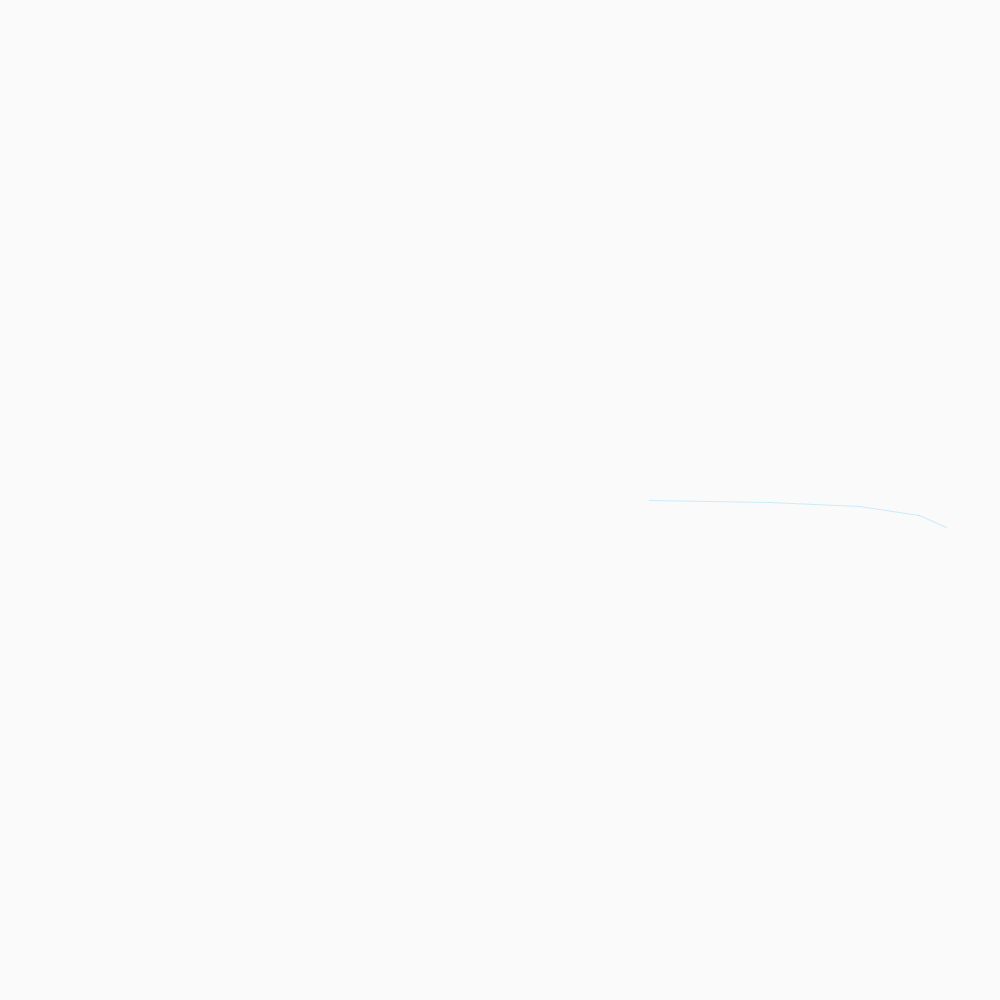
Frame 1 (no input)
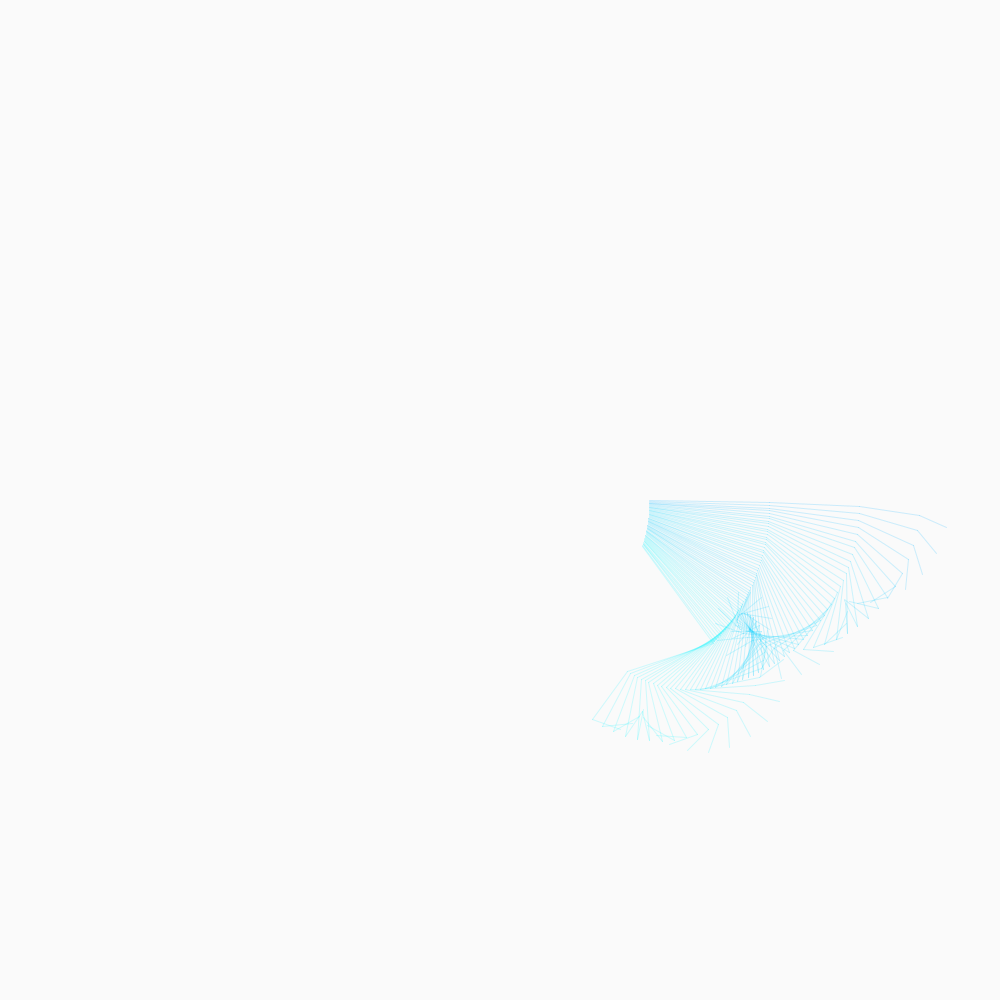
Frame 60 (the mouse pressed at the canvas centre just before this capture)
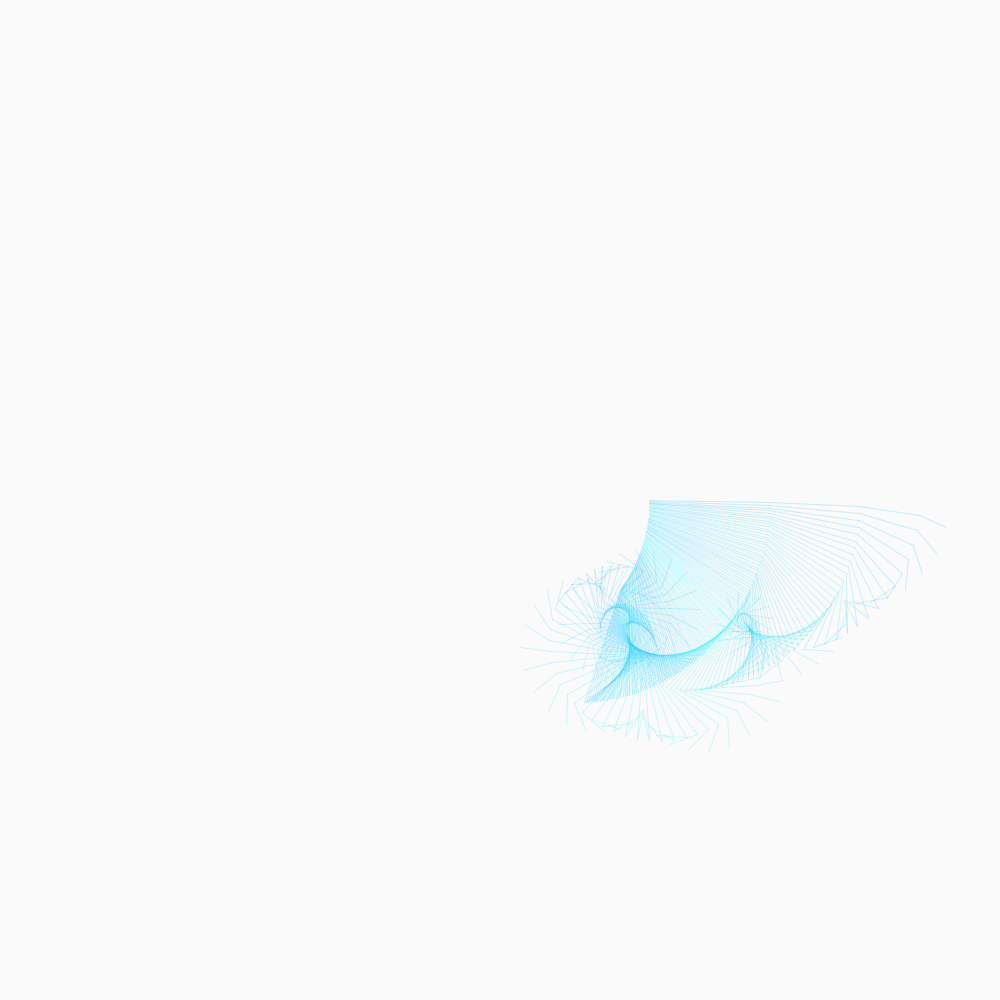
Frame 120 (the mouse held since frame 60 and released just before this capture)

The Processing sketch that drew these frames (run headless with seeded random() and noise(); from frame 60 on, the mouse is pressed at the canvas centre):

// Processing sketch: processing_154127
// ── processing_154127.pde

float raggio1 = 150;   // lunghezza del 1Â° segmento
float raggio2 = 120;   // lunghezza del 2Â° segmento
float raggio3 = 90;    // lunghezza del 3Â° segmento
float raggio4 = 60;     // lunghezza del 4Â° segmento
float raggio5 = 30;


float passoAngolo1 = PI/600;  // velocita' di rotazione del 1Â° segmento
float passoAngolo2 = PI/200;  // velocita' di rotazione del 2Â° segmento
float passoAngolo3 = PI/66.6666666666666666666666666666666666666666666666666666666666666666666666666667;
float passoAngolo4 = PI/22.2222222222222222222222222222222222222222222222222222222222222222222222222223;
float passoAngolo5 = PI/7.40740740740744444444444444444444444444444444444444444444444444444444444444444;


void setup()
{
   size(1000,1000);
   background(250);
   frameRate(300);
}

void draw ()
{
   // Centro dell'area di visualizzazione
   float c0x = 500;
   float c0y = 500;
  
   // Calcola l'estremita' finale del 1Â° segmento
   float angolo1 = frameCount * passoAngolo1;
   float c1x = c0x + cos(angolo1) * raggio1;
   float c1y = c0y + sin(angolo1) * raggio1;
  
   // Calcola l'estremita' finale del 2Â° segmento
   float angolo2 = frameCount * passoAngolo2;
   float c2x = c1x + cos(angolo2) * raggio2;
   float c2y = c1y + sin(angolo2) * raggio2;
  
   // Calcola l'estremita' finale del 3Â° segmento
   float angolo3 = frameCount * passoAngolo3;
   float c3x = c2x + cos(angolo3) * raggio3;
   float c3y = c2y + sin(angolo3) * raggio3;
  
   // Calcola l'estremita' finale del 4Â° segmento
   float angolo4 = frameCount * passoAngolo4;
   float c4x = c3x + cos(angolo4) * raggio4;
   float c4y = c3y + sin(angolo4) * raggio4;
  
   float angolo5 = frameCount * passoAngolo5;
   float c5x = c4x + cos(angolo5) * raggio5;
   float c5y = c4y + sin(angolo5) * raggio5;
  
   //++ Calcolare le coordinate cromatiche usando i valori
   //   presenti o ricavati da altre funzioni non randomiche

   //++ Impostare il colore dei tre segmenti
   //   eventualmente con colori diversi

   float color1 = 200- c2x/4;
   float color2 = c4y/3;
   float color3 = c3x/2;

   stroke(color1,color2,color3,50);

   // Disegna il 2Â°, il 3Â° e il 4Â°  du segmento
   line(c1x,c1y, c2x,c2y); 
   line(c2x,c2y, c3x,c3y);
   line(c3x,c3y, c4x,c4y);
   line(c4x,c4y, c5x,c5y);
}
